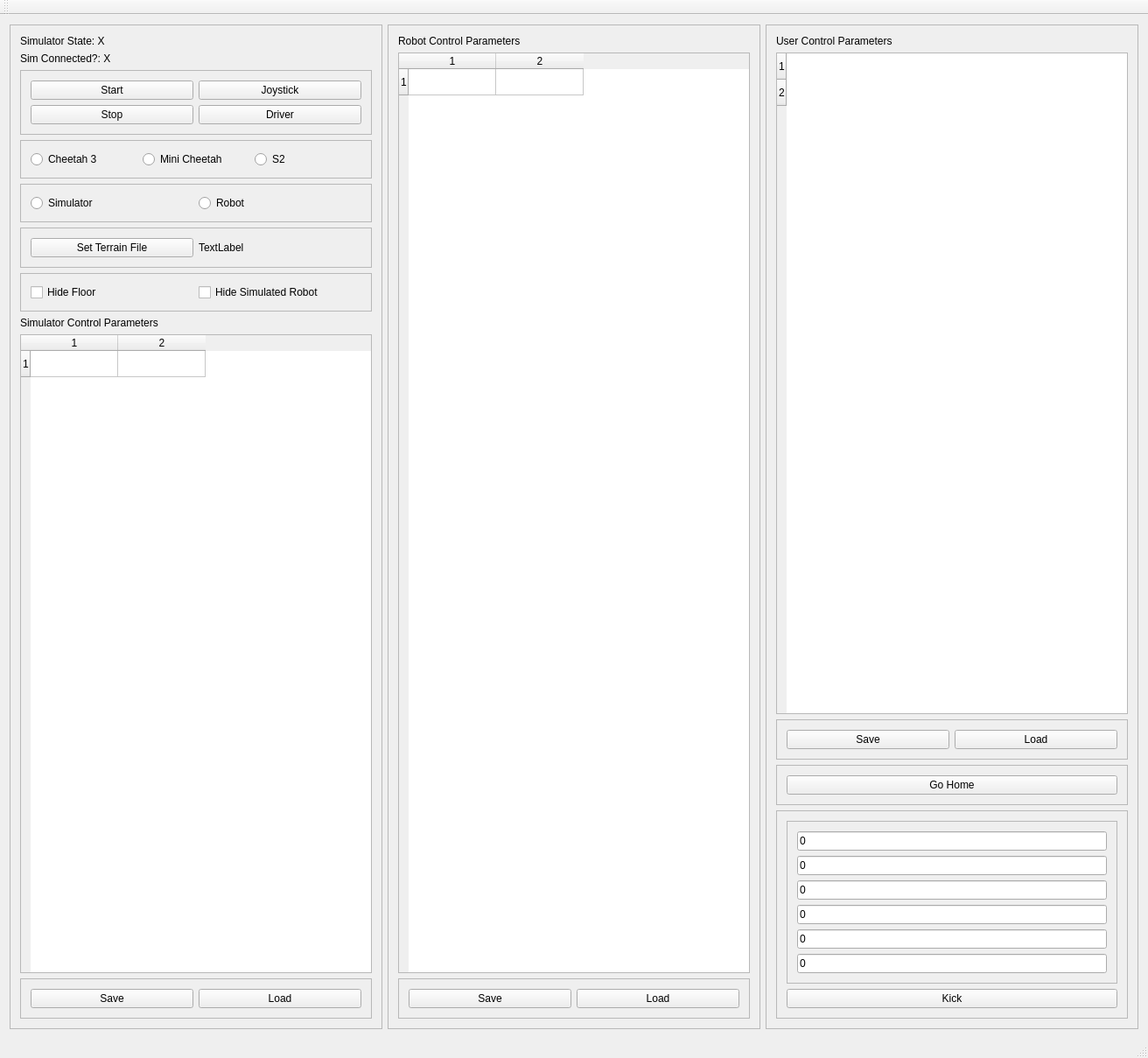
<?xml version="1.0" encoding="UTF-8"?>
<ui version="4.0">
 <class>SimControlPanel</class>
 <widget class="QMainWindow" name="SimControlPanel">
  <property name="geometry">
   <rect>
    <x>0</x>
    <y>0</y>
    <width>1312</width>
    <height>1209</height>
   </rect>
  </property>
  <property name="windowTitle">
   <string>SimControlPanel</string>
  </property>
  <widget class="QWidget" name="centralWidget">
   <layout class="QHBoxLayout" name="horizontalLayout_3">
    <item>
     <widget class="QFrame" name="frame_2">
      <property name="frameShape">
       <enum>QFrame::StyledPanel</enum>
      </property>
      <property name="frameShadow">
       <enum>QFrame::Raised</enum>
      </property>
      <layout class="QVBoxLayout" name="verticalLayout">
       <item>
        <widget class="QLabel" name="simulatorStateLabel">
         <property name="text">
          <string>Simulator State: X</string>
         </property>
        </widget>
       </item>
       <item>
        <widget class="QLabel" name="simulatorConnectedLabel">
         <property name="text">
          <string>Sim Connected?: X</string>
         </property>
        </widget>
       </item>
       <item>
        <widget class="QFrame" name="frame">
         <property name="frameShape">
          <enum>QFrame::StyledPanel</enum>
         </property>
         <property name="frameShadow">
          <enum>QFrame::Raised</enum>
         </property>
         <layout class="QGridLayout" name="gridLayout">
          <item row="0" column="0">
           <widget class="QPushButton" name="startButton">
            <property name="text">
             <string>Start</string>
            </property>
           </widget>
          </item>
          <item row="1" column="1">
           <widget class="QPushButton" name="driverButton">
            <property name="text">
             <string>Driver</string>
            </property>
           </widget>
          </item>
          <item row="0" column="1">
           <widget class="QPushButton" name="joystickButton">
            <property name="text">
             <string>Joystick</string>
            </property>
           </widget>
          </item>
          <item row="1" column="0">
           <widget class="QPushButton" name="stopButton">
            <property name="text">
             <string>Stop</string>
            </property>
           </widget>
          </item>
         </layout>
        </widget>
       </item>
       <item>
        <widget class="QFrame" name="frame_9">
         <property name="frameShape">
          <enum>QFrame::StyledPanel</enum>
         </property>
         <property name="frameShadow">
          <enum>QFrame::Raised</enum>
         </property>
         <layout class="QHBoxLayout" name="horizontalLayout_2">
          <item>
           <widget class="QRadioButton" name="cheetah3Button">
            <property name="text">
             <string>Cheetah 3</string>
            </property>
           </widget>
          </item>
          <item>
           <widget class="QRadioButton" name="miniCheetahButton">
            <property name="text">
             <string>Mini Cheetah</string>
            </property>
           </widget>
          </item>
          <item>
           <widget class="QRadioButton" name="s2Button">
            <property name="text">
             <string>S2</string>
            </property>
           </widget>
          </item>
         </layout>
        </widget>
       </item>
       <item>
        <widget class="QFrame" name="frame_10">
         <property name="frameShape">
          <enum>QFrame::StyledPanel</enum>
         </property>
         <property name="frameShadow">
          <enum>QFrame::Raised</enum>
         </property>
         <layout class="QHBoxLayout" name="horizontalLayout">
          <item>
           <widget class="QRadioButton" name="simulatorButton">
            <property name="text">
             <string>Simulator</string>
            </property>
           </widget>
          </item>
          <item>
           <widget class="QRadioButton" name="robotButton">
            <property name="text">
             <string>Robot</string>
            </property>
           </widget>
          </item>
         </layout>
        </widget>
       </item>
       <item>
        <widget class="QFrame" name="frame_13">
         <property name="frameShape">
          <enum>QFrame::StyledPanel</enum>
         </property>
         <property name="frameShadow">
          <enum>QFrame::Raised</enum>
         </property>
         <layout class="QHBoxLayout" name="horizontalLayout_4">
          <item>
           <widget class="QPushButton" name="setTerrainButton">
            <property name="text">
             <string>Set Terrain File</string>
            </property>
           </widget>
          </item>
          <item>
           <widget class="QLabel" name="terrainFileLabel">
            <property name="text">
             <string>TextLabel</string>
            </property>
           </widget>
          </item>
         </layout>
        </widget>
       </item>
       <item>
        <widget class="QFrame" name="frame_14">
         <property name="frameShape">
          <enum>QFrame::StyledPanel</enum>
         </property>
         <property name="frameShadow">
          <enum>QFrame::Raised</enum>
         </property>
         <layout class="QHBoxLayout" name="horizontalLayout_5">
          <item>
           <widget class="QCheckBox" name="hide_floor_checkbox">
            <property name="text">
             <string>Hide Floor</string>
            </property>
           </widget>
          </item>
          <item>
           <widget class="QCheckBox" name="hide_robot_checkbox">
            <property name="text">
             <string>Hide Simulated Robot</string>
            </property>
           </widget>
          </item>
         </layout>
        </widget>
       </item>
       <item>
        <widget class="QLabel" name="label">
         <property name="text">
          <string>Simulator Control Parameters</string>
         </property>
        </widget>
       </item>
       <item>
        <widget class="QTableWidget" name="simulatorTable">
         <property name="rowCount">
          <number>1</number>
         </property>
         <property name="columnCount">
          <number>2</number>
         </property>
         <row/>
         <column/>
         <column/>
        </widget>
       </item>
       <item>
        <widget class="QFrame" name="frame_6">
         <property name="frameShape">
          <enum>QFrame::StyledPanel</enum>
         </property>
         <property name="frameShadow">
          <enum>QFrame::Raised</enum>
         </property>
         <layout class="QGridLayout" name="gridLayout_3">
          <item row="0" column="1">
           <widget class="QPushButton" name="loadSimulatorButton">
            <property name="text">
             <string>Load</string>
            </property>
           </widget>
          </item>
          <item row="0" column="0">
           <widget class="QPushButton" name="saveSimulatorButton">
            <property name="text">
             <string>Save</string>
            </property>
           </widget>
          </item>
         </layout>
        </widget>
       </item>
      </layout>
     </widget>
    </item>
    <item>
     <widget class="QFrame" name="frame_5">
      <property name="frameShape">
       <enum>QFrame::StyledPanel</enum>
      </property>
      <property name="frameShadow">
       <enum>QFrame::Raised</enum>
      </property>
      <layout class="QVBoxLayout" name="verticalLayout_3">
       <item>
        <widget class="QLabel" name="label_2">
         <property name="text">
          <string>Robot Control Parameters</string>
         </property>
        </widget>
       </item>
       <item>
        <widget class="QTableWidget" name="robotTable">
         <property name="rowCount">
          <number>1</number>
         </property>
         <property name="columnCount">
          <number>2</number>
         </property>
         <row/>
         <column/>
         <column/>
        </widget>
       </item>
       <item>
        <widget class="QFrame" name="frame_4">
         <property name="frameShape">
          <enum>QFrame::StyledPanel</enum>
         </property>
         <property name="frameShadow">
          <enum>QFrame::Raised</enum>
         </property>
         <layout class="QGridLayout" name="gridLayout_2">
          <item row="0" column="1">
           <widget class="QPushButton" name="loadRobotButton">
            <property name="text">
             <string>Load</string>
            </property>
           </widget>
          </item>
          <item row="0" column="0">
           <widget class="QPushButton" name="saveRobotButton">
            <property name="text">
             <string>Save</string>
            </property>
           </widget>
          </item>
         </layout>
        </widget>
       </item>
      </layout>
     </widget>
    </item>
    <item>
     <widget class="QFrame" name="frame_3">
      <property name="frameShape">
       <enum>QFrame::StyledPanel</enum>
      </property>
      <property name="frameShadow">
       <enum>QFrame::Raised</enum>
      </property>
      <layout class="QVBoxLayout" name="verticalLayout_2">
       <item>
        <widget class="QLabel" name="label_3">
         <property name="text">
          <string>User Control Parameters</string>
         </property>
        </widget>
       </item>
       <item>
        <widget class="QTableWidget" name="userControlTable">
         <property name="rowCount">
          <number>2</number>
         </property>
         <property name="columnCount">
          <number>0</number>
         </property>
         <row/>
         <row/>
        </widget>
       </item>
       <item>
        <widget class="QFrame" name="frame_7">
         <property name="frameShape">
          <enum>QFrame::StyledPanel</enum>
         </property>
         <property name="frameShadow">
          <enum>QFrame::Raised</enum>
         </property>
         <layout class="QGridLayout" name="gridLayout_4">
          <item row="0" column="1">
           <widget class="QPushButton" name="loadUserButton">
            <property name="text">
             <string>Load</string>
            </property>
           </widget>
          </item>
          <item row="0" column="0">
           <widget class="QPushButton" name="saveUserButton">
            <property name="text">
             <string>Save</string>
            </property>
           </widget>
          </item>
         </layout>
        </widget>
       </item>
       <item>
        <widget class="QFrame" name="frame_8">
         <property name="frameShape">
          <enum>QFrame::StyledPanel</enum>
         </property>
         <property name="frameShadow">
          <enum>QFrame::Raised</enum>
         </property>
         <layout class="QVBoxLayout" name="verticalLayout_4">
          <item>
           <widget class="QPushButton" name="goHomeButton">
            <property name="text">
             <string>Go Home</string>
            </property>
           </widget>
          </item>
         </layout>
        </widget>
       </item>
       <item>
        <widget class="QFrame" name="frame_12">
         <property name="sizePolicy">
          <sizepolicy hsizetype="Expanding" vsizetype="Preferred">
           <horstretch>0</horstretch>
           <verstretch>0</verstretch>
          </sizepolicy>
         </property>
         <property name="frameShape">
          <enum>QFrame::StyledPanel</enum>
         </property>
         <property name="frameShadow">
          <enum>QFrame::Raised</enum>
         </property>
         <layout class="QGridLayout" name="gridLayout_6">
          <item row="0" column="0">
           <widget class="QFrame" name="frame_11">
            <property name="frameShape">
             <enum>QFrame::StyledPanel</enum>
            </property>
            <property name="frameShadow">
             <enum>QFrame::Raised</enum>
            </property>
            <layout class="QVBoxLayout" name="verticalLayout_6">
             <item>
              <widget class="QLineEdit" name="kickAngularX">
               <property name="sizePolicy">
                <sizepolicy hsizetype="Ignored" vsizetype="Fixed">
                 <horstretch>0</horstretch>
                 <verstretch>0</verstretch>
                </sizepolicy>
               </property>
               <property name="text">
                <string>0</string>
               </property>
              </widget>
             </item>
             <item>
              <widget class="QLineEdit" name="kickAngularY">
               <property name="sizePolicy">
                <sizepolicy hsizetype="Ignored" vsizetype="Fixed">
                 <horstretch>0</horstretch>
                 <verstretch>0</verstretch>
                </sizepolicy>
               </property>
               <property name="text">
                <string>0</string>
               </property>
              </widget>
             </item>
             <item>
              <widget class="QLineEdit" name="kickAngularZ">
               <property name="sizePolicy">
                <sizepolicy hsizetype="Ignored" vsizetype="Fixed">
                 <horstretch>0</horstretch>
                 <verstretch>0</verstretch>
                </sizepolicy>
               </property>
               <property name="text">
                <string>0</string>
               </property>
              </widget>
             </item>
             <item>
              <widget class="QLineEdit" name="kickLinearX">
               <property name="sizePolicy">
                <sizepolicy hsizetype="Minimum" vsizetype="Fixed">
                 <horstretch>0</horstretch>
                 <verstretch>0</verstretch>
                </sizepolicy>
               </property>
               <property name="text">
                <string>0</string>
               </property>
              </widget>
             </item>
             <item>
              <widget class="QLineEdit" name="kickLinearY">
               <property name="sizePolicy">
                <sizepolicy hsizetype="Minimum" vsizetype="Fixed">
                 <horstretch>0</horstretch>
                 <verstretch>0</verstretch>
                </sizepolicy>
               </property>
               <property name="text">
                <string>0</string>
               </property>
              </widget>
             </item>
             <item>
              <widget class="QLineEdit" name="kickLinearZ">
               <property name="sizePolicy">
                <sizepolicy hsizetype="Minimum" vsizetype="Fixed">
                 <horstretch>0</horstretch>
                 <verstretch>0</verstretch>
                </sizepolicy>
               </property>
               <property name="text">
                <string>0</string>
               </property>
              </widget>
             </item>
            </layout>
           </widget>
          </item>
          <item row="1" column="0">
           <widget class="QPushButton" name="kickButton">
            <property name="text">
             <string>Kick</string>
            </property>
           </widget>
          </item>
         </layout>
        </widget>
       </item>
      </layout>
     </widget>
    </item>
   </layout>
  </widget>
  <widget class="QMenuBar" name="menuBar">
   <property name="geometry">
    <rect>
     <x>0</x>
     <y>0</y>
     <width>1312</width>
     <height>22</height>
    </rect>
   </property>
  </widget>
  <widget class="QToolBar" name="mainToolBar">
   <attribute name="toolBarArea">
    <enum>TopToolBarArea</enum>
   </attribute>
   <attribute name="toolBarBreak">
    <bool>false</bool>
   </attribute>
  </widget>
  <widget class="QStatusBar" name="statusBar"/>
 </widget>
 <layoutdefault spacing="6" margin="11"/>
 <resources/>
 <connections/>
</ui>
